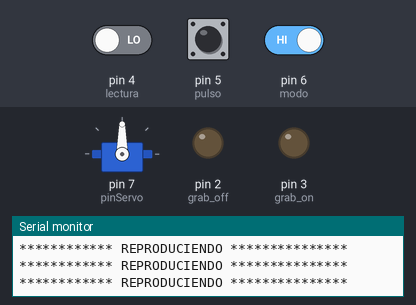
Simulated run of this sketch. Board: Arduino Uno, built with avr-gcc and run on an emulated ATmega328P. Shown: servo, output pins drawn as LEDs (lit = HIGH), the last lines printed to the serial monitor. The inputs (shaded band) are chosen by the test bench; at power-on: pin 6 (modo) HIGH, pin 4 (lectura) LOW, pin 5 (pulso) LOW. EEPROM starts erased.

Above: at 1.2 s.
1.3 s: pin 6 (modo) driven LOW
At 2.0 s:
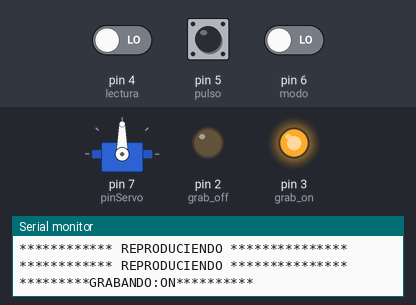
2.8 s: pin 6 (modo) driven HIGH
Timing chart, 0 to 5.8 s (numbered marks = the images above; inputs shaded):
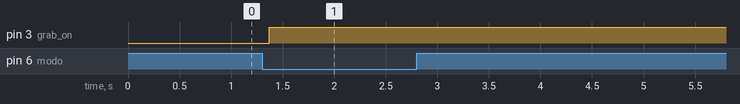

Measured:
- after the input at 1.3 s, pin 3 (grab_on): LOW → HIGH after 0.07 s

The sketch:

Eeprom_servo.ino
```cpp
#include <EEPROM.h>
#include <Servo.h>              // Libreria para el servomotor
Servo miServo;                  // Asignación del nombre servomotor
//*************************** PINES ********************************
const int pinPot=0;             // Lectura del potenciometro
const int pinServo=7;           // Salida para el servomotor
int const grab_off=2;
int const grab_on=3;
int const lectura=4;
int const pulso=5;
int const modo=6;
//*************************** VARIABLES - CONSTANTES ****************
const int pulsoMin=600;         // Rango minimo de pulso
const int pulsoMax=2400;        // Rango maximo de pulso
int address=0;
int i=0;
int j=0;
int k=0;
int valor;                      // variable almacena datos analogico
int angulo;                     // variable almacena el angulo de giro

void setup() {
  // put your setup code here, to run once:
 pinMode(modo,INPUT);       // entrada
 pinMode(pulso,INPUT);      // entrada
 pinMode(lectura,INPUT);   // entrada
 pinMode(grab_on,OUTPUT);
 pinMode(grab_off,OUTPUT);
 miServo.attach(pinServo, pulsoMin, pulsoMax);   // define variable a usar para el servomotor
 Serial.begin(9600);
}

void loop() {

//**************************** OPCIÓNES *********************
  if(digitalRead(modo)==0)
  { i++;
    if(i==1)
     { Serial.println("*********GRABANDO:ON**********");
       digitalWrite(grab_on,HIGH);
       digitalWrite(grab_off,LOW);

     }

    if(i>=2)
      {i=0;
      Serial.println("*********GRABANDO:OFF*********");
      digitalWrite(grab_on,LOW);
      digitalWrite(grab_off,HIGH);
     // digitalWrite(lectura_on,LOW);
      }
      delay(100);
      while(digitalRead(modo)==0){}
  }
//***************** ESCRITURA EEPROM *****************************
   if(i==1)
      {
          valor = analogRead(0) / 4;
          angulo=map(valor, 0, 256, 0, 180);       // escalamiento de datos
          miServo.write(angulo);                    // envia el angulo de giro al servomotor miServo
          delay(20);                                // delay banda muerta

        if(digitalRead(pulso)==0)
          {
          j++;
          EEPROM.write(j,valor);
          Serial.print("Posicion ");
          Serial.print(j);
          Serial.print(":Valor ");
          Serial.println(valor);

          delay(100);
          while(digitalRead(pulso)==0){}
          }
      }
//******************* LECTURA EEPROM *****************************
    if(digitalRead(lectura)==0)
    {
     Serial.println("************ REPRODUCIENDO *************** ");
      for(k=1;k<(j+1);k++)
      {
        int memo=EEPROM.read(k);
        angulo=map(memo, 0, 256, 0, 180);       // escalamiento de datos
        miServo.write(angulo);                    // envia el angulo de giro al servomotor miServo
        delay(20);                                // delay banda muerta
        Serial.print("Posicion ");
        Serial.print(k);
        Serial.print(":Valor ");
        Serial.println(memo);
        delay(300);
      }
      j=0;
    }
//********************************************************************


}
```
